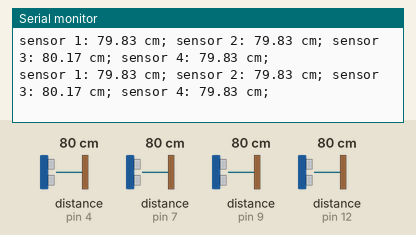
Bench run of a sketch on a simulated Arduino Uno, built with avr-gcc and run on an emulated ATmega328P. Parts: the last lines printed to the serial monitor. Wiring (inferred from the names in the program): 4 × ultrasonic range finder: trigger pin 3, echo pin 4 / trigger pin 6, echo pin 7 / trigger pin 8, echo pin 9 / trigger pin 11, echo pin 12. The inputs (shaded band) are chosen by the test bench; at power-on: distance to the obstacle (sensors on pin 4, pin 7, pin 9, pin 12) 80 cm. The echo pulse lasts 58.3 µs per cm.

Above: at 1.2 s.
1.3 s: distance to the obstacle (sensor on pin 4) set to 2 cm
At 1.57 s:
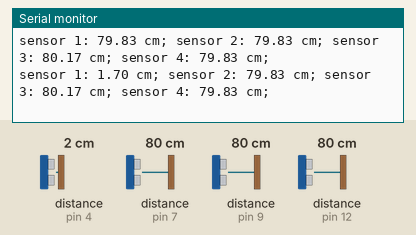
2.8 s: distance to the obstacle (sensor on pin 7) set to 2 cm
At 2.91 s:
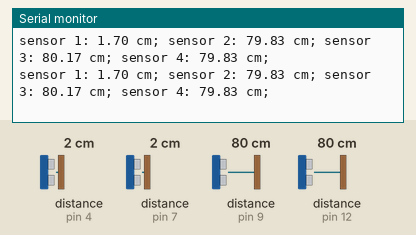
4.3 s: distance to the obstacle (sensor on pin 9) set to 2 cm
At 4.49 s:
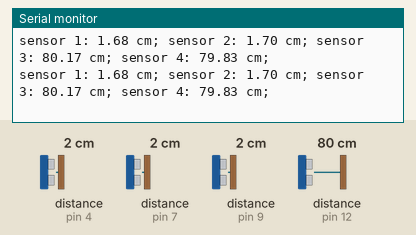
5.8 s: distance to the obstacle (sensor on pin 4) set to 120 cm
At 6.06 s:
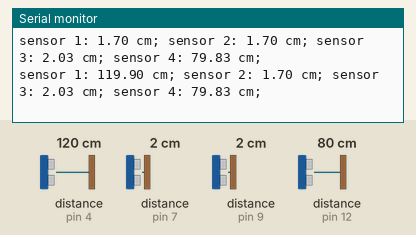
8.8 s: distance to the obstacle (sensor on pin 12) set to 2 cm
At 8.98 s:
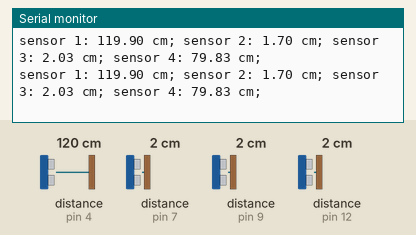
10.3 s: distance to the obstacle (sensor on pin 7) set to 4 cm
At 10.55 s:
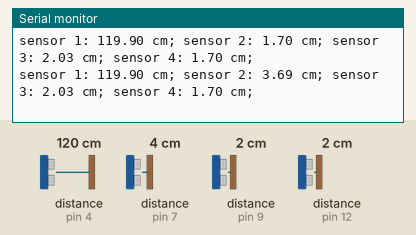
Timing chart, 0 to 12.8 s (numbered marks = the images above; inputs shaded):
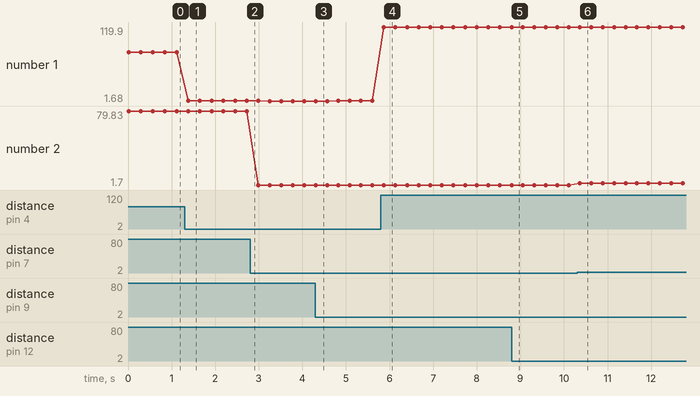

Measured:
- after the input at 1.3 s, the serial monitor: prints a new line after 0.08 s (image 1)
- after the input at 5.8 s, the serial monitor: prints a new line after 0.07 s (image 4)
- after the input at 10.3 s, the serial monitor: prints a new line after 0.07 s (image 6)
- plotted number 1: 79.83 → 1.7 after the input at 1.3 s, 1.7 → 1.68 after the input at 2.8 s, 1.7 → 119.9 after the input at 5.8 s
- plotted number 2: 1.7 → 3.69 after the input at 10.3 s

The sketch:

sensor_test.ino
```cpp
// define the pin and variable
  int trigPin1 = 3;
  int echoPin1 = 4;

  int trigPin2 = 6;
  int echoPin2 = 7;

  int trigPin3 = 8;
  int echoPin3 = 9;

  int trigPin4 = 11;
  int echoPin4 = 12;

  double duration1, cm1;
  double duration2, cm2;
  double duration3, cm3;
  double duration4, cm4;

void setup() {
  Serial.begin (115200);
  pinMode (trigPin1, OUTPUT);
  pinMode (echoPin1, INPUT);
    pinMode (trigPin2, OUTPUT);
    pinMode (echoPin2, INPUT);
      pinMode (trigPin3, OUTPUT);
      pinMode (echoPin3, INPUT);
        pinMode (trigPin4, OUTPUT);
        pinMode (echoPin4, INPUT);
}

void loop() {
  //Define working loop for sensor 1
  digitalWrite (trigPin1, LOW);
  delayMicroseconds (5);
  digitalWrite (trigPin1, HIGH);
  delayMicroseconds (10);
  digitalWrite (trigPin1, LOW);
  pinMode (echoPin1, INPUT);
    duration1 = pulseIn (echoPin1, HIGH);
    cm1 = (duration1/2)/29.1;

  //Define working loop for sensor 2
  digitalWrite (trigPin2, LOW);
  delayMicroseconds (5);
  digitalWrite (trigPin2, HIGH);
  delayMicroseconds (10);
  digitalWrite (trigPin2, LOW);
  pinMode (echoPin2, INPUT);
    duration2 = pulseIn (echoPin2, HIGH);
    cm2 = (duration2/2)/29.1;

  //Define working loop for sensor 3
  digitalWrite (trigPin3, LOW);
  delayMicroseconds (5);
  digitalWrite (trigPin3, HIGH);
  delayMicroseconds (10);
  digitalWrite (trigPin3, LOW);
  pinMode (echoPin3, INPUT);
    duration3 = pulseIn (echoPin3, HIGH);
    cm3 = (duration3/2)/29.1;

  //Define working loop for sensor 4
  digitalWrite (trigPin4, LOW);
  delayMicroseconds (5);
  digitalWrite (trigPin4, HIGH);
  delayMicroseconds (10);
  digitalWrite (trigPin4, LOW);
  pinMode (echoPin4, INPUT);
    duration4 = pulseIn (echoPin4, HIGH);
    cm4 = (duration4/2)/29.1;

  //define output
  Serial.print ("sensor 1: ");
  Serial.print (cm1);
  Serial.print (" cm; ");
    Serial.print ("sensor 2: ");
    Serial.print (cm2);
    Serial.print (" cm; ");
      Serial.print ("sensor 3: ");
      Serial.print (cm3);
      Serial.print (" cm; ");
        Serial.print ("sensor 4: ");
        Serial.print (cm4);
        Serial.print (" cm; ");

  Serial.println ();

  delay (250);
}
```
